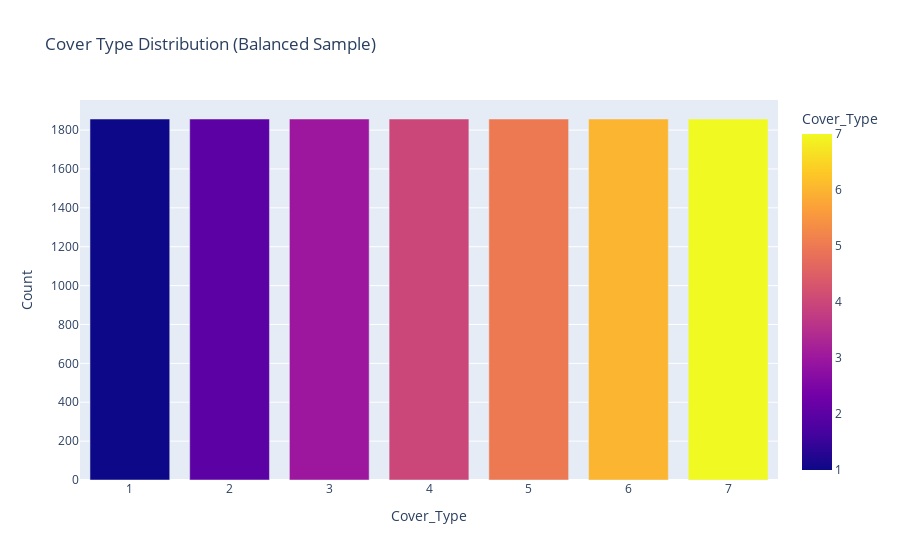

The notebook cell this image was saved under:
### Code cell
count_df = pd.DataFrame({'Cover_Type': y_balanced})
count_df = count_df['Cover_Type'].value_counts().reset_index()
count_df.columns = ['Cover_Type', 'Count']

fig1 = px.bar(count_df, 
              x='Cover_Type', 
              y='Count', 
              title='Cover Type Distribution (Balanced Sample)', 
              color='Cover_Type')
fig1.show()

### Figure 1 — Plotly figure (JSON) as saved in the notebook; plotly's stock layout.template omitted (floating-point values rounded to 4 significant figures)
{"data": [{"alignmentgroup": "True", "hovertemplate": "Cover_Type=%{marker.color}<br>Count=%{y}<extra></extra>", "legendgroup": "", "marker": {"color": [5, 2, 1, 7, 3, 6, 4], "coloraxis": "coloraxis", "pattern": {"shape": ""}}, "name": "", "offsetgroup": "", "orientation": "v", "showlegend": false, "textposition": "auto", "type": "bar", "x": [5, 2, 1, 7, 3, 6, 4], "xaxis": "x", "y": [1857, 1857, 1857, 1857, 1857, 1857, 1857], "yaxis": "y"}], "layout": {"barmode": "relative", "coloraxis": {"colorbar": {"title": {"text": "Cover_Type"}}, "colorscale": [[0, "#0d0887"], [0.1111, "#46039f"], [0.2222, "#7201a8"], [0.3333, "#9c179e"], [0.4444, "#bd3786"], [0.5556, "#d8576b"], [0.6667, "#ed7953"], [0.7778, "#fb9f3a"], [0.8889, "#fdca26"], [1, "#f0f921"]]}, "legend": {"tracegroupgap": 0}, "title": {"text": "Cover Type Distribution (Balanced Sample)"}, "xaxis": {"anchor": "y", "domain": [0, 1], "title": {"text": "Cover_Type"}}, "yaxis": {"anchor": "x", "domain": [0, 1], "title": {"text": "Count"}}}}
